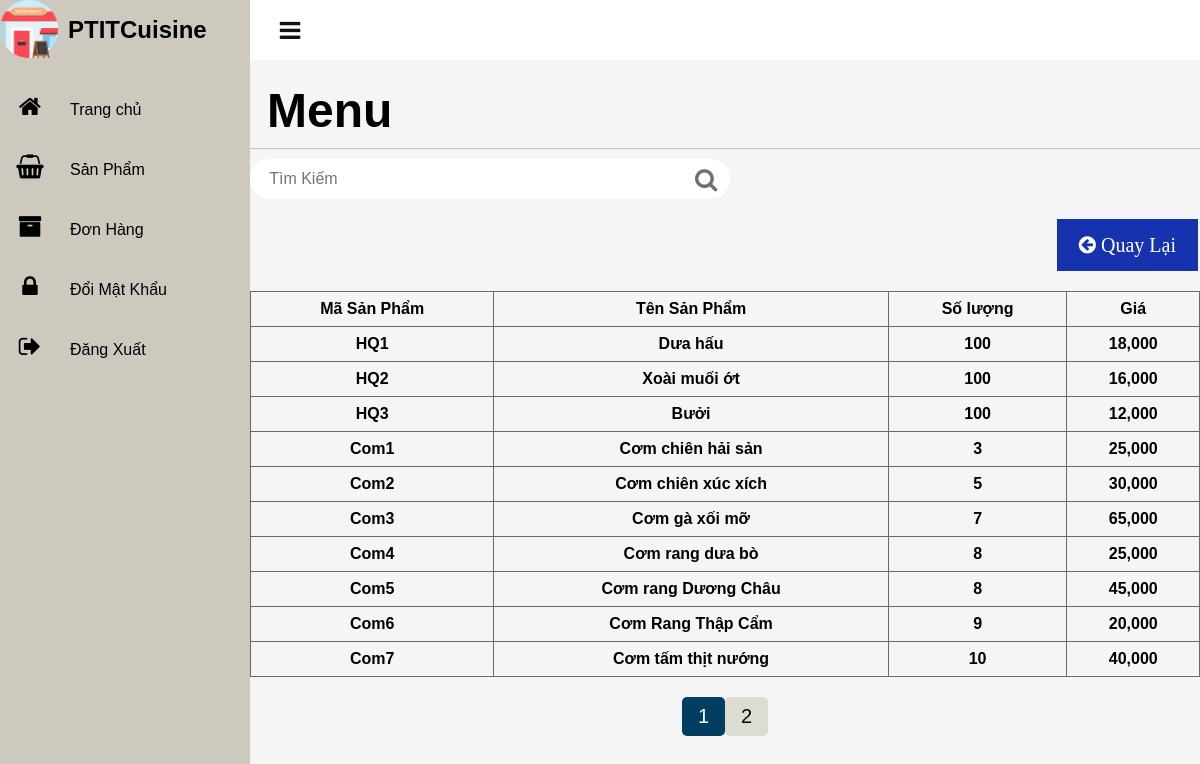
Page /admin_manage_product/storage.php on the committed database.
### tables this page shows
CREATE TABLE IF NOT EXISTS Product(
CategoryID VARCHAR(10) NOT NULL,
ProductID VARCHAR(10) NOT NULL PRIMARY KEY,
ProductName VARCHAR(255) NOT NULL,
Price INT UNSIGNED NOT NULL,
ProductQuantity INT UNSIGNED NOT NULL,
CreateDate timestamp NOT NULL default CURRENT_TIMESTAMP on update CURRENT_TIMESTAMP,
FOREIGN KEY (CategoryID) REFERENCES Categories(CategoryID) ON DELETE CASCADE
);

### admin_manage_product/storage.php (the view, shortened to what this page needs)
<?php
include('../database/dbcon.php');
include '../header_footer/admin_header.php';
?>
<html>
<head>
    <link rel="stylesheet" href="https://stackpath.bootstrapcdn.com/font-awesome/4.7.0/css/font-awesome.min.css">
    <link rel="stylesheet" href="../css/admin.css?v=<?php echo time(); ?>">
</head>
<body>
    <div class=main><?php include '../header_footer/admin_toggle.php'; ?>
        <div class="product_box">
            <div class="cardHeader">
                <h2>Menu</h2>
            </div>
            <div class="border_bottom"></div>
            <form action="search_product.php" class="search-form" method="post">
                <input type="search" name="keyword" placeholder="Tìm Kiếm" id="search-box">
                <button type="submit" class="fa fa-search">
            </form>
            <a href="manage_category.php">
                <button type="button" class="button button2"><i class="fa fa-arrow-circle-left"> Quay Lại</i></button>
            </a>
            <table width="100%">
                <thead>
                    <tr>
                        <th>Mã Sản Phẩm</th>
                        <th>Tên Sản Phẩm</th>
                        <th>Số lượng</th>
                        <th>Giá</th>
                    </tr>
                </thead>
                <?php
                try {
                    $pdo = new PDO(
                        "mysql:host=$sname;dbname=$db_name",
                        $uname,
                        $password,
                        array(PDO::MYSQL_ATTR_INIT_COMMAND => "SET NAMES utf8")
                    );
                } catch (Exception $ex) {
                    exit($ex->getMessage());
                }
                $stmt = $pdo->prepare("SELECT CEILING(COUNT(*) / " . PER_PAGE . ") `pages` FROM `product`");
                $stmt->execute();
                $pageTotal = $stmt->fetchColumn();
                $pageNow = isset($_GET["page"]) ? $_GET["page"] : 1;
                $limX = ($pageNow - 1) * PER_PAGE;
                $limY = PER_PAGE;
                $all_products = mysqli_query($con, "SELECT * FROM product ORDER BY CreateDate DESC LIMIT $limX, $limY");
                while ($row = mysqli_fetch_array($all_products)) {
                ?>
                    <tbody>
                        <tr>
                            <th><?php echo $row['ProductID']; ?></th>
                            <th><?php echo $row['ProductName']; ?></th>
                            <th><?php echo $row['ProductQuantity']; ?></th>
                            <th><?php echo number_format($row['Price']); ?></th>
                        </tr>
                    </tbody>
                <?php
                } ?>
            </table>
            <div class="pagination" id="pagination">
            <?php
            for ($i = 1; $i <= $pageTotal; $i++) {
                printf(
                    "<a %shref='storage.php?page=%s'>%s</a> ",
                    $i == $pageNow ? "class='current' " : "",
                    $i,
                    $i
                );
            }
            ?>
            </div>
        </div>
    </div>
</body>
</html>

### css/admin.css (style rules this page uses)
* { margin: 0; padding: 0; box-sizing: border-box; font-family: 'Poppins', sans-serif; }
body { min-height: 100vh; overflow-x: hidden; }
.main { position: absolute; width: calc(100% - 250px); left: 250px; min-height: 100vh; background: #fff; transition: 0.5s; background: #f5f5f5; }
.search-form { width: 30rem; height: 2.5rem; overflow: hidden; background: #fff; display: flex; align-items: center; border-radius: 5rem; position: relative; border-style:initial; }
.search-form input { font-size: 1rem; padding: 0 1.2rem; height: 100%; width: 100%; text-transform: none; color: black; outline: none; border-radius: 40px; border: 0px solid rgba(0,0,0,0.2); }
.search-form button { font-size: 1.5rem; padding-right: 0.8rem; color: #707070; cursor: pointer; transition: all 0.3s ease 0s; border: none; background-color: #fff; }
.cardHeader { display: flex; justify-content: space-between; align-items: flex-start; }
.cardHeader h2 { font-weight: 600; margin-left: 17px; margin-top: 23px; }
.product_box h2 { font-size: 3em; }
table { border-collapse: collapse; }
td, th { border: 1px solid #696868; text-align: center; padding: 8px; }
.button { border: none; color: white; text-align: center; text-decoration: none; display: inline-block; font-size: 20px; margin: 4px 2px; transition-duration: 0.4s; cursor: pointer; font-family: 'Poppins', sans-serif; margin-top: 20px; margin-bottom: 20px; }
.button2 { background-color: rgb(22, 50, 175); padding: 16px 22px; float: right; }
.border_bottom { border-bottom: 0.01px solid rgba(0, 0, 0, 0.2); margin: 10px 0; }
.product_box th, .product_box td { text-align: center; }
.pagination { font-size: 20px; display: flex; justify-content: center; align-items: center; margin-top: 20px; margin-bottom: 20px; text-decoration: none; }
.pagination a { background-color: #dcdcd0; color: rgb(0, 0, 0); padding: 8px 16px; text-decoration: none; border-radius: 5px; }
.pagination a.current { background-color: rgb(2, 62, 97); color: rgb(255, 255, 255); }

### rows in the picture
product: ProductID "HQ1", ProductName "Dưa hấu", ProductQuantity "100", Price "18,000"
product: ProductID "HQ2", ProductName "Xoài muối ớt", ProductQuantity "100", Price "16,000"
product: ProductID "HQ3", ProductName "Bưởi", ProductQuantity "100", Price "12,000"
product: ProductID "Com1", ProductName "Cơm chiên hải sản", ProductQuantity "3", Price "25,000"
product: ProductID "Com2", ProductName "Cơm chiên xúc xích", ProductQuantity "5", Price "30,000"
product: ProductID "Com3", ProductName "Cơm gà xối mỡ", ProductQuantity "7", Price "65,000"
product: ProductID "Com4", ProductName "Cơm rang dưa bò", ProductQuantity "8", Price "25,000"
product: ProductID "Com5", ProductName "Cơm rang Dương Châu", ProductQuantity "8", Price "45,000"
product: ProductID "Com6", ProductName "Cơm Rang Thập Cẩm", ProductQuantity "9", Price "20,000"
product: ProductID "Com7", ProductName "Cơm tấm thịt nướng", ProductQuantity "10", Price "40,000"
